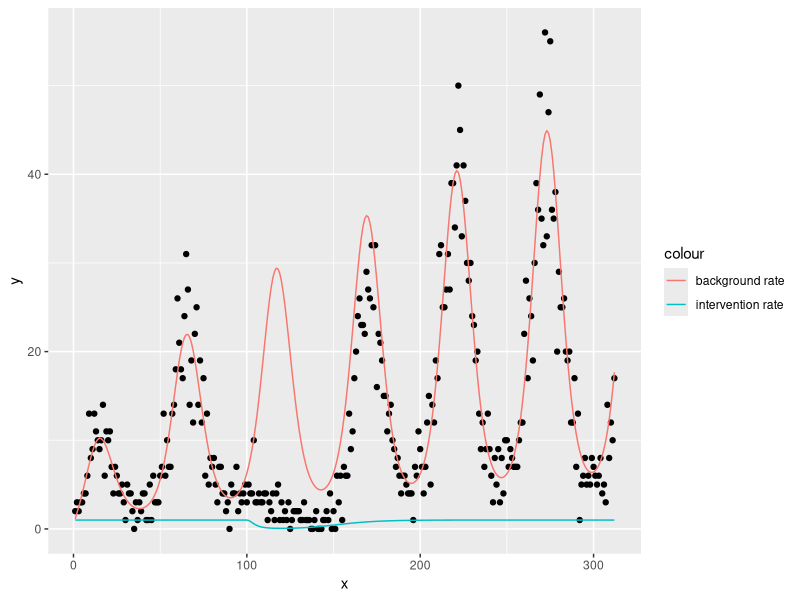
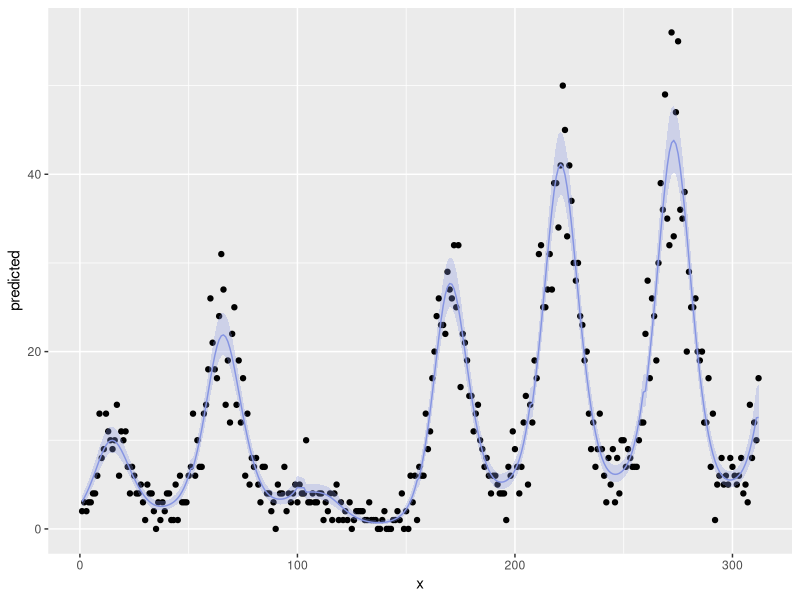
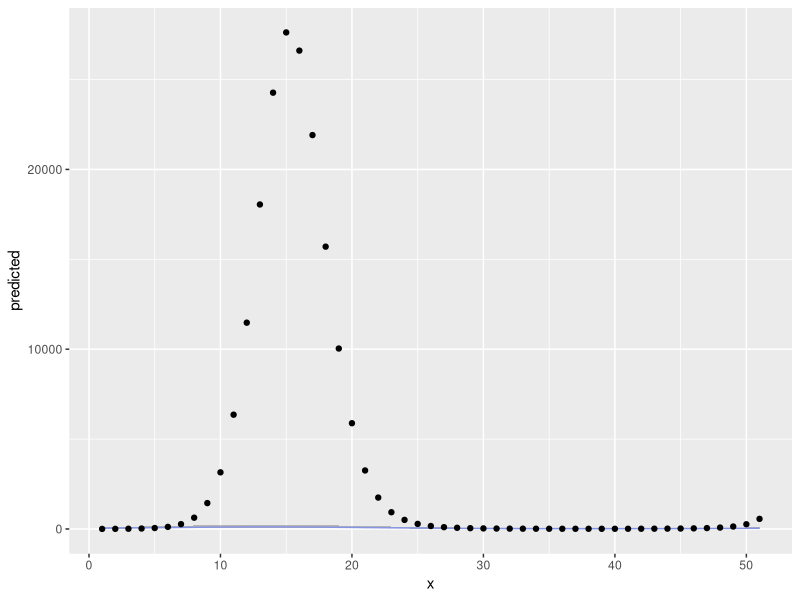

These charts were generated, in order, by the following R code:
## code to prepare `simulate_intervention_data` dataset goes here
library(tidyverse)
library(mgcv)
library(ggeffects)


#' plot data
plot_gam_predictions <- function(combined_dat,predict_color = "#8695e3",
                                 by=NULL){
  g <- combined_dat %>%
    ggplot(aes(x, predicted))
  if(!is.null(by)){
    g <- g +
      geom_point(aes(y=y,color=.data[[by]])) +
      geom_line(aes(color=.data[[by]])) +
      geom_ribbon(aes(ymin = conf.low, ymax = conf.high,fill=.data[[by]]),
                  alpha=0.3)
  }else{
    g <- g +
      geom_point(aes(y=y)) +
      geom_line(color = predict_color) +
      geom_ribbon(aes(ymin = conf.low, ymax = conf.high),
                  fill= predict_color, alpha=0.3)
  }
  return(g)
}

#' create intervention data for purpose of comparing model fits
create_intervention_data <- function(n=312,
                                     int_start_time=100,
                                     alpha = 2,
                                     beta = 0.1,
                                     int_strength = -0.05,
                                     secular_trend = 0.5,
                                     seasonal_strength = 1.0) {
  x <- seq(1, n, by = 1)
  # intervention time
  x_int <- x - int_start_time
  x_int <- (x_int > 0) * x_int
  # week
  week <- x %% 52

  background_rate <- seasonal_strength * sin(2 * pi * x / 52) + secular_trend * log(x) # background rate
  intervention_rate <- int_strength * x_int ^ alpha * exp(-beta * x_int)

  y <- exp(background_rate + intervention_rate)
  y <- stats::rpois(n, lambda = y)

  background_rate <- exp(background_rate)
  intervention_rate <- exp(intervention_rate)

  random_data <- dplyr::tibble(x = x, y = y,
                               week = week,
                               intervention_time = x_int,
                               intervention_rate = intervention_rate,
                               background_rate = background_rate)
  return(random_data)
}

test_data <- create_intervention_data()

g <- test_data %>%
  ggplot(aes(x=x,y=y)) +
  geom_point() +
  geom_line(aes(y=intervention_rate,color="intervention rate")) +
  geom_line(aes(y=background_rate,color="background rate"))

show(g)

# run model
m <- gam(y ~  s(x, bs = "tp", k = 3) + s(week, bs = "cc") +
            s(intervention_time, bs = "tp"),
          data = test_data,
          family = "poisson")

plot_data <- predict(m,new_data = test_data,se.fit = TRUE) %>%
  as_tibble() %>%
  mutate(conf.low = fit - 1.96 * se.fit,
         conf.high = fit + 1.96 * se.fit) %>%
  mutate(across(everything(),exp)) %>%
  rename("predicted" = "fit") %>%
  bind_cols(test_data)

g <- plot_gam_predictions(plot_data)

show(g)


g <- ggpredict(m, terms = "week", interval = "predict") %>%
  as_tibble() %>%
  inner_join(slice(test_data,1:52),by="x") %>%
  ggplot(aes(x, predicted)) +
  geom_ribbon(aes(ymin = conf.low, ymax = conf.high),
              alpha=0.3) +
  geom_line(color = "#8695e3") +
  geom_point(aes(x=week,y=exp(background_rate)))

show(g)
# repeat draw from simulation to get true 95% CI




#usethis::use_data(simulate_intervention_data, overwrite = TRUE)
